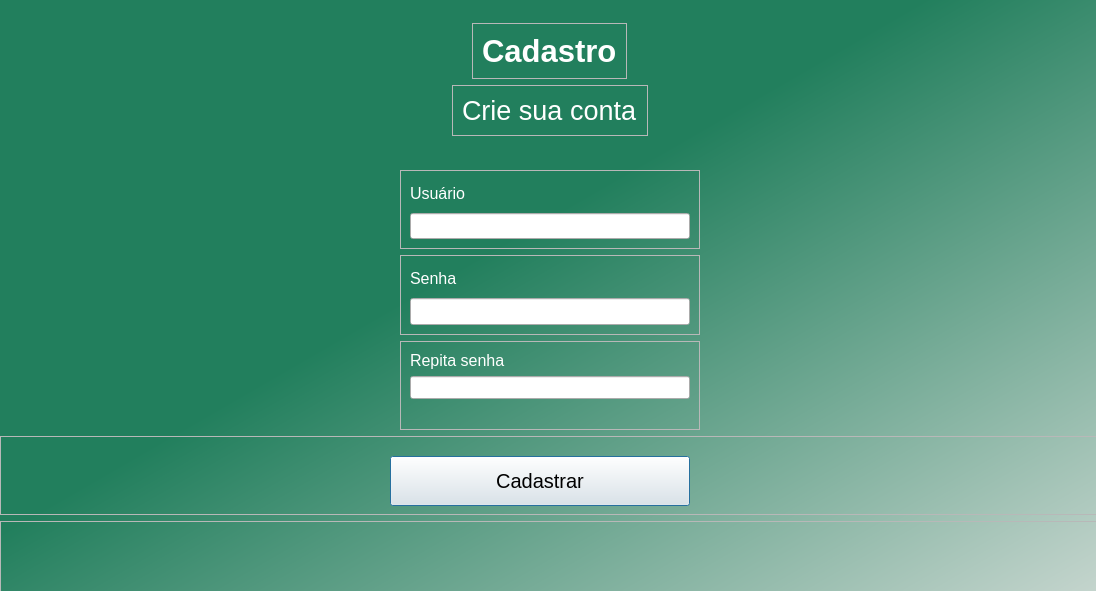
<?xml version="1.0" encoding="UTF-8"?>
<ui version="4.0">
 <class>Dialog</class>
 <widget class="QDialog" name="Dialog">
  <property name="geometry">
   <rect>
    <x>0</x>
    <y>0</y>
    <width>1096</width>
    <height>591</height>
   </rect>
  </property>
  <property name="minimumSize">
   <size>
    <width>0</width>
    <height>0</height>
   </size>
  </property>
  <property name="maximumSize">
   <size>
    <width>1100</width>
    <height>600</height>
   </size>
  </property>
  <property name="windowTitle">
   <string>Dialog</string>
  </property>
  <widget class="QWidget" name="widget" native="true">
   <property name="geometry">
    <rect>
     <x>0</x>
     <y>0</y>
     <width>1100</width>
     <height>600</height>
    </rect>
   </property>
   <property name="minimumSize">
    <size>
     <width>0</width>
     <height>0</height>
    </size>
   </property>
   <property name="maximumSize">
    <size>
     <width>1100</width>
     <height>600</height>
    </size>
   </property>
   <property name="styleSheet">
    <string notr="true">#widget {background-color:qlineargradient(spread:pad, x1:0.415, y1:0.449, x2:1, y2:1, stop:0 rgba(34, 127, 93, 255), stop:1 rgba(199, 214, 207, 255));}
</string>
   </property>
   <layout class="QVBoxLayout" name="verticalLayout">
    <item alignment="Qt::AlignHCenter|Qt::AlignBottom">
     <widget class="QFrame" name="frame_3">
      <property name="maximumSize">
       <size>
        <width>311</width>
        <height>68</height>
       </size>
      </property>
      <property name="frameShape">
       <enum>QFrame::StyledPanel</enum>
      </property>
      <property name="frameShadow">
       <enum>QFrame::Raised</enum>
      </property>
      <layout class="QVBoxLayout" name="verticalLayout_4">
       <item>
        <widget class="QLabel" name="login_title">
         <property name="maximumSize">
          <size>
           <width>300</width>
           <height>50</height>
          </size>
         </property>
         <property name="font">
          <font>
           <family>Tahoma</family>
           <pointsize>23</pointsize>
           <weight>75</weight>
           <bold>true</bold>
          </font>
         </property>
         <property name="styleSheet">
          <string notr="true">#login_title {
	color: white;
}
</string>
         </property>
         <property name="text">
          <string>Cadastro</string>
         </property>
        </widget>
       </item>
      </layout>
     </widget>
    </item>
    <item alignment="Qt::AlignHCenter|Qt::AlignTop">
     <widget class="QFrame" name="frame_4">
      <property name="maximumSize">
       <size>
        <width>16777215</width>
        <height>55</height>
       </size>
      </property>
      <property name="frameShape">
       <enum>QFrame::StyledPanel</enum>
      </property>
      <property name="frameShadow">
       <enum>QFrame::Raised</enum>
      </property>
      <layout class="QVBoxLayout" name="verticalLayout_5">
       <item>
        <widget class="QLabel" name="login_label">
         <property name="maximumSize">
          <size>
           <width>350</width>
           <height>33</height>
          </size>
         </property>
         <property name="font">
          <font>
           <family>Tahoma</family>
           <pointsize>20</pointsize>
          </font>
         </property>
         <property name="styleSheet">
          <string notr="true">color: rgb(255, 255, 255);</string>
         </property>
         <property name="text">
          <string>Crie sua conta</string>
         </property>
        </widget>
       </item>
      </layout>
     </widget>
    </item>
    <item alignment="Qt::AlignHCenter">
     <widget class="QFrame" name="frame">
      <property name="minimumSize">
       <size>
        <width>300</width>
        <height>0</height>
       </size>
      </property>
      <property name="frameShape">
       <enum>QFrame::StyledPanel</enum>
      </property>
      <property name="frameShadow">
       <enum>QFrame::Raised</enum>
      </property>
      <layout class="QVBoxLayout" name="verticalLayout_2">
       <item>
        <widget class="QLabel" name="email_label">
         <property name="font">
          <font>
           <family>Tahoma</family>
           <pointsize>12</pointsize>
          </font>
         </property>
         <property name="styleSheet">
          <string notr="true">#email_label { color: rgb(255, 255, 255);}</string>
         </property>
         <property name="text">
          <string>Usuário</string>
         </property>
        </widget>
       </item>
       <item>
        <widget class="QLineEdit" name="email_field">
         <property name="maximumSize">
          <size>
           <width>280</width>
           <height>50</height>
          </size>
         </property>
         <property name="font">
          <font>
           <pointsize>10</pointsize>
          </font>
         </property>
         <property name="styleSheet">
          <string notr="true"/>
         </property>
        </widget>
       </item>
      </layout>
     </widget>
    </item>
    <item alignment="Qt::AlignHCenter">
     <widget class="QFrame" name="frame_7">
      <property name="minimumSize">
       <size>
        <width>300</width>
        <height>0</height>
       </size>
      </property>
      <property name="frameShape">
       <enum>QFrame::StyledPanel</enum>
      </property>
      <property name="frameShadow">
       <enum>QFrame::Raised</enum>
      </property>
      <layout class="QVBoxLayout" name="verticalLayout_6">
       <item>
        <widget class="QLabel" name="password_label">
         <property name="font">
          <font>
           <family>Tahoma</family>
           <pointsize>12</pointsize>
          </font>
         </property>
         <property name="styleSheet">
          <string notr="true">#password_label { color: white;}</string>
         </property>
         <property name="text">
          <string>Senha</string>
         </property>
        </widget>
       </item>
       <item>
        <widget class="QLineEdit" name="password_field">
         <property name="maximumSize">
          <size>
           <width>280</width>
           <height>50</height>
          </size>
         </property>
         <property name="font">
          <font>
           <family>Tahoma</family>
           <pointsize>10</pointsize>
          </font>
         </property>
         <property name="styleSheet">
          <string notr="true"/>
         </property>
         <property name="echoMode">
          <enum>QLineEdit::Password</enum>
         </property>
        </widget>
       </item>
      </layout>
     </widget>
    </item>
    <item alignment="Qt::AlignHCenter">
     <widget class="QFrame" name="frame_2">
      <property name="minimumSize">
       <size>
        <width>300</width>
        <height>0</height>
       </size>
      </property>
      <property name="frameShape">
       <enum>QFrame::StyledPanel</enum>
      </property>
      <property name="frameShadow">
       <enum>QFrame::Raised</enum>
      </property>
      <layout class="QVBoxLayout" name="verticalLayout_3">
       <item>
        <widget class="QLabel" name="repeat_password_label">
         <property name="font">
          <font>
           <family>Tahoma</family>
           <pointsize>12</pointsize>
          </font>
         </property>
         <property name="styleSheet">
          <string notr="true">#repeat_password_label { color: rgb(255, 255, 255);}</string>
         </property>
         <property name="text">
          <string>Repita senha</string>
         </property>
        </widget>
       </item>
       <item>
        <widget class="QLineEdit" name="repeat_password_field">
         <property name="maximumSize">
          <size>
           <width>280</width>
           <height>50</height>
          </size>
         </property>
         <property name="font">
          <font>
           <family>Tahoma</family>
           <pointsize>10</pointsize>
          </font>
         </property>
         <property name="styleSheet">
          <string notr="true"/>
         </property>
         <property name="echoMode">
          <enum>QLineEdit::Password</enum>
         </property>
        </widget>
       </item>
       <item>
        <widget class="QLabel" name="error_message">
         <property name="font">
          <font>
           <pointsize>10</pointsize>
          </font>
         </property>
         <property name="styleSheet">
          <string notr="true">#error_message {
	color: red;
}</string>
         </property>
         <property name="text">
          <string/>
         </property>
        </widget>
       </item>
      </layout>
     </widget>
    </item>
    <item>
     <widget class="QFrame" name="frame_6">
      <property name="frameShape">
       <enum>QFrame::StyledPanel</enum>
      </property>
      <property name="frameShadow">
       <enum>QFrame::Raised</enum>
      </property>
      <widget class="QPushButton" name="create_button">
       <property name="geometry">
        <rect>
         <x>390</x>
         <y>20</y>
         <width>300</width>
         <height>50</height>
        </rect>
       </property>
       <property name="maximumSize">
        <size>
         <width>300</width>
         <height>50</height>
        </size>
       </property>
       <property name="font">
        <font>
         <pointsize>15</pointsize>
        </font>
       </property>
       <property name="styleSheet">
        <string notr="true">#register_button {
	border-radius: 20px;
	background-color: #fff
}</string>
       </property>
       <property name="text">
        <string>Cadastrar</string>
       </property>
      </widget>
     </widget>
    </item>
    <item>
     <widget class="QFrame" name="frame_5">
      <property name="maximumSize">
       <size>
        <width>16777215</width>
        <height>152</height>
       </size>
      </property>
      <property name="frameShape">
       <enum>QFrame::StyledPanel</enum>
      </property>
      <property name="frameShadow">
       <enum>QFrame::Raised</enum>
      </property>
     </widget>
    </item>
   </layout>
  </widget>
 </widget>
 <resources/>
 <connections/>
</ui>
